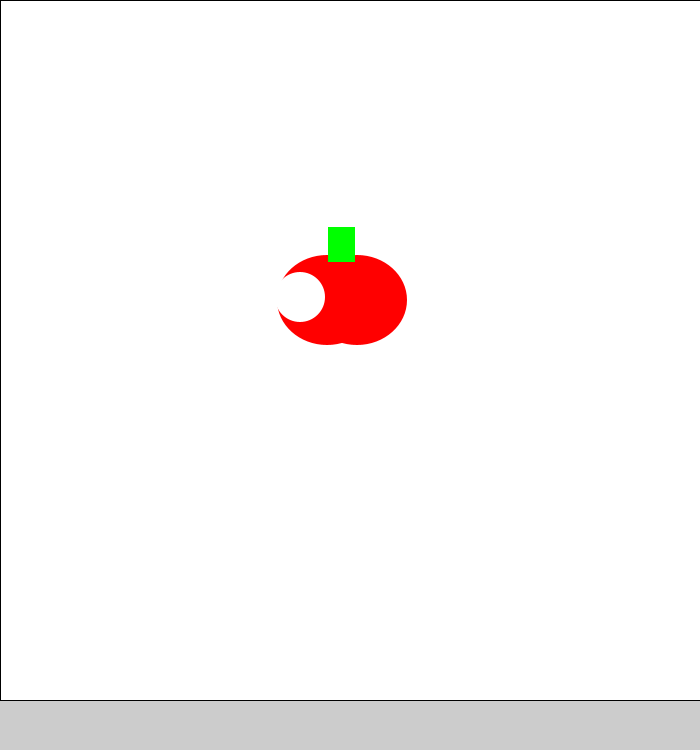
Frame 1 (no input)
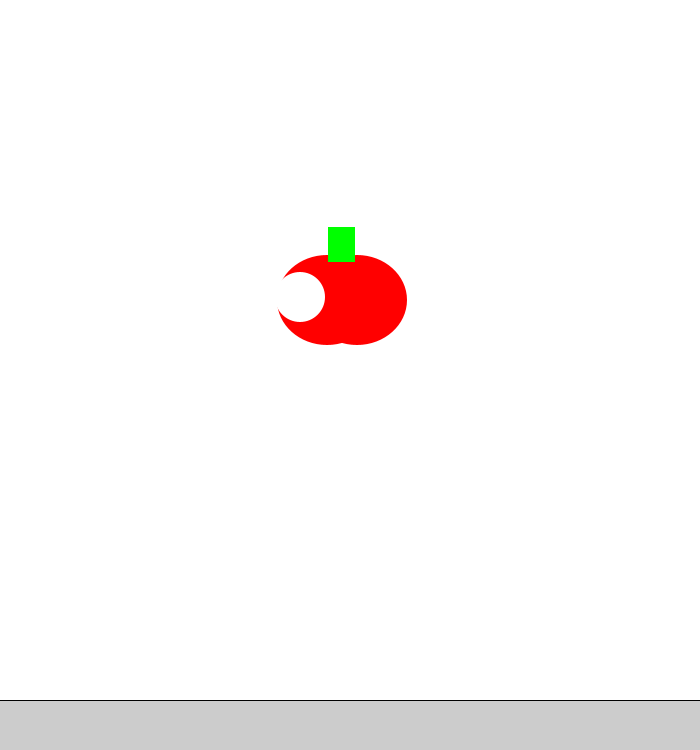
Frame 60 (the mouse pressed at the canvas centre just before this capture)
Frame 120 (the mouse held since frame 60 and released just before this capture): identical to frame 60, image omitted

The Processing sketch that drew these frames (run headless with seeded random() and noise(); from frame 60 on, the mouse is pressed at the canvas centre):

// Processing sketch: Tomato
// ── Tomato.pde
void setup()
{
  size(700, 750);
}

void draw()
{
  fill(255, 255, 255);
  rect(0, 0, 700, 700);
  noStroke();
  fill(255, 0, 0);
  ellipse(327, 300, 100, 90);
  ellipse(357, 300, 100, 90);
  fill(255, 255, 255);
  ellipse(300, 297, 50, 50);
  fill(0, 255, 0);
  rect(328, 227, 27, 35);
  fill(255, 0, 0);
}
